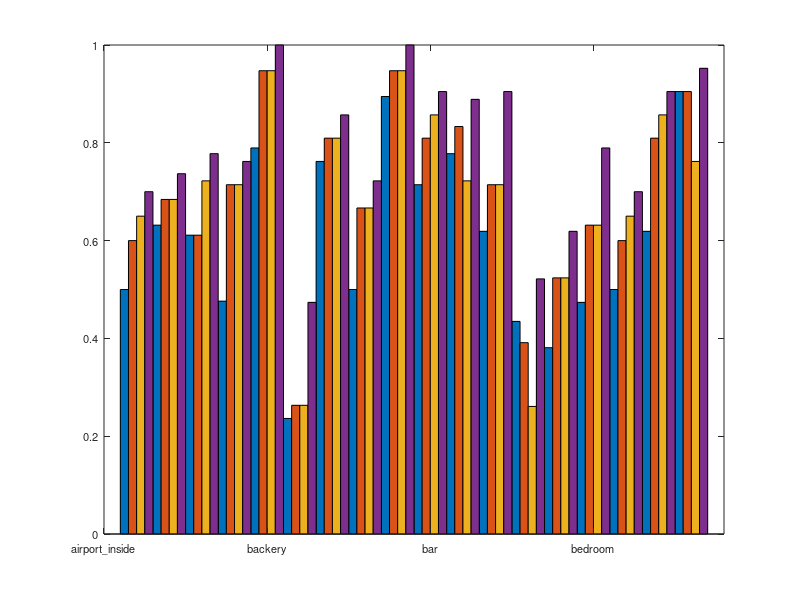

Write the MATLAB code that produced this figure. (Note: this script raises an error after producing the figure.)
x=zeros(18,4);
%% data given
x(1,1)=0.5;x(1,2)=0.6;x(1,3)=0.65;x(1,4)=0.7;
x(2,1)=0.6316;x(2,2)=0.6842;x(2,3)=0.6842;x(2,4)=0.7368;
x(3,1)=0.6111;x(3,2)=0.6111;x(3,3)=0.7222;x(3,4)=0.7778;
x(4,1)=0.4762;x(4,2)=0.7143;x(4,3)=0.7143;x(4,4)=0.7619;
x(5,1)=0.7895;x(5,2)=0.9474;x(5,3)=0.9474;x(5,4)=1;
x(6,1)=0.2363;x(6,2)=0.2632;x(6,3)=0.2632;x(6,4)=0.4737;
x(7,1)=0.7619;x(7,2)=0.8095;x(7,3)=0.8095;x(7,4)=0.8571;
x(8,1)=0.5;x(8,2)=0.6667;x(8,3)=0.6667;x(8,4)=0.7222;
x(9,1)=0.8947;x(9,2)=0.9474;x(9,3)=0.9474;x(9,4)=1;
x(10,1)=0.7143;x(10,2)=0.8095;x(10,3)=0.8571;x(10,4)=0.9048;
x(11,1)=0.7778;x(11,2)=0.8333;x(11,3)=0.7222;x(11,4)=0.8889;
x(12,1)=0.619;x(12,2)=0.7143;x(12,3)=0.7143;x(12,4)=0.9048;
x(13,1)=0.4348;x(13,2)=0.3913;x(13,3)=0.2609;x(13,4)=0.5217;
x(14,1)=0.381;x(14,2)=0.5238;x(14,3)=0.5238;x(14,4)=0.619;
x(15,1)=0.4737;x(15,2)=0.6316;x(15,3)=0.6316;x(15,4)=0.7895;
x(16,1)=0.5;x(16,2)=0.6;x(16,3)=0.65;x(16,4)=0.7;
x(17,1)=0.619;x(17,2)=0.8095;x(17,3)=0.8571;x(17,4)=0.9048;
x(18,1)=0.9048;x(18,2)=0.9048;x(18,3)=0.7619;x(18,4)=0.9524;

g2 = cell(18,1);
g2{1} = 'airport\_inside'; g2{2} = 'backery'; g2{3}= 'bar'; g2{4} = 'bedroom';
g2{5} = 'casino'; g2{6} = 'deli'; g2{7} = 'dentaloffice'; g2{8} = 'diniing\_room';
g2{9} = 'florist'; g2{10} = 'grocerystore'; g2{11} = 'gym'; g2{12} = 'kitchen';
g2{13} = 'museum'; g2{14} = 'office'; g2{15} = 'operating\_room'; g2{16} = 'restaurant';
g2{17} = 'subway'; g2{18} = 'winecellar';
%figure,
%subplot(211)

bar(x,1); 
xlim([0,19]);

set(gca,'XTickLabel',(g2),'FontSize',8);
%xticklabel_rotate([1:20],45,(g1),'interpreter','none');
xticklabel_rotate([1:18],45,(g2),'FontSize',8);
%set(gca, 'Fontname', 'Times newman', 'Fontsize', 20);
ylim([0.2,1]);
legend('Mean','VLAD','FV','VSAD');
ylabel('Accuracy');
xlabel('Scene67')


subplot(211)


bar(x,1); 
xlim([0,19]);

set(gca,'XTickLabel',(g2),'FontSize',8);
%xticklabel_rotate([1:20],45,(g1),'interpreter','none');
xticklabel_rotate([1:18],45,(g2),'FontSize',8);
%set(gca, 'Fontname', 'Times newman', 'Fontsize', 20);
ylim([0.2,1]);
legend('Average Pooling','VLAD','FV','VSAD');
ylabel('Accuracy');
xlabel('MIT Indoor67')



x=zeros(18,4);
%% data given
x(1,1)=0.34;x(1,2)=0.44;x(1,3)=0.46;x(1,4)=0.56;
x(2,1)=0.56;x(2,2)=0.72;x(2,3)=0.68;x(2,4)=0.74;
x(3,1)=0.2;x(3,2)=0.16;x(3,3)=0.16;x(3,4)=0.22;
x(4,1)=0.66;x(4,2)=0.76;x(4,3)=0.74;x(4,4)=0.8;
x(5,1)=0.2;x(5,2)=0.34;x(5,3)=0.26;x(5,4)=0.46;
x(6,1)=0.68;x(6,2)=0.72;x(6,3)=0.7;x(6,4)=0.76;
x(7,1)=0.64;x(7,2)=0.54;x(7,3)=0.62;x(7,4)=0.66;
x(8,1)=0.4;x(8,2)=0.5;x(8,3)=0.48;x(8,4)=0.6;
x(9,1)=0.54;x(9,2)=0.7;x(9,3)=0.68;x(9,4)=0.74;
x(10,1)=0.58;x(10,2)=0.58;x(10,3)=0.6;x(10,4)=0.68;
x(11,1)=0.52;x(11,2)=0.68;x(11,3)=0.68;x(11,4)=0.82;
x(12,1)=0.76;x(12,2)=0.92;x(12,3)=0.94;x(12,4)=0.98;
x(13,1)=0.28;x(13,2)=0.46;x(13,3)=0.42;x(13,4)=0.5;
x(14,1)=0.38;x(14,2)=0.46;x(14,3)=0.5;x(14,4)=0.56;
x(15,1)=0.58;x(15,2)=0.8;x(15,3)=0.78;x(15,4)=0.84;
x(16,1)=0.36;x(16,2)=0.48;x(16,3)=0.5;x(16,4)=0.62;
x(17,1)=0.68;x(17,2)=0.78;x(17,3)=0.78;x(17,4)=0.84;
x(18,1)=0.4;x(18,2)=0.62;x(18,3)=0.6;x(18,4)=0.66;

g2 = cell(18,1);
g2{1} = 'clothing\_store'; g2{2} = 'computer\_room'; g2{3}= 'construction\_site'; g2{4} = 'courtroom';
g2{5} = 'countryard'; g2{6} = 'cubicle\_office'; g2{7} = 'driveway'; g2{8} = 'driving\_range\_outdoor';
g2{9} = 'excavation'; g2{10} = 'fire\_station'; g2{11} = 'fishpond'; g2{12} = 'florist\_shop\_indoor';
g2{13} = 'food\_court'; g2{14} = 'forest\_broadleaf'; g2{15} = 'fountain'; g2{16} = 'general\_store\_outdoor';
g2{17} = 'greenhouse\_indoor'; g2{18} = 'hangar\_indoor';
%figure,
subplot(212)
bar(x,1); 
xlim([0,19]);

set(gca,'XTickLabel',(g2),'FontSize',8);
%xticklabel_rotate([1:20],45,(g1),'interpreter','none');
xticklabel_rotate([1:18],45,(g2),'FontSize',8);
%set(gca, 'Fontname', 'Times newman', 'Fontsize', 20);
ylim([0.1,1]);
legend('Average Pooling','VLAD','FV','VSAD');
ylabel('Accuracy');
xlabel('SUN397')
